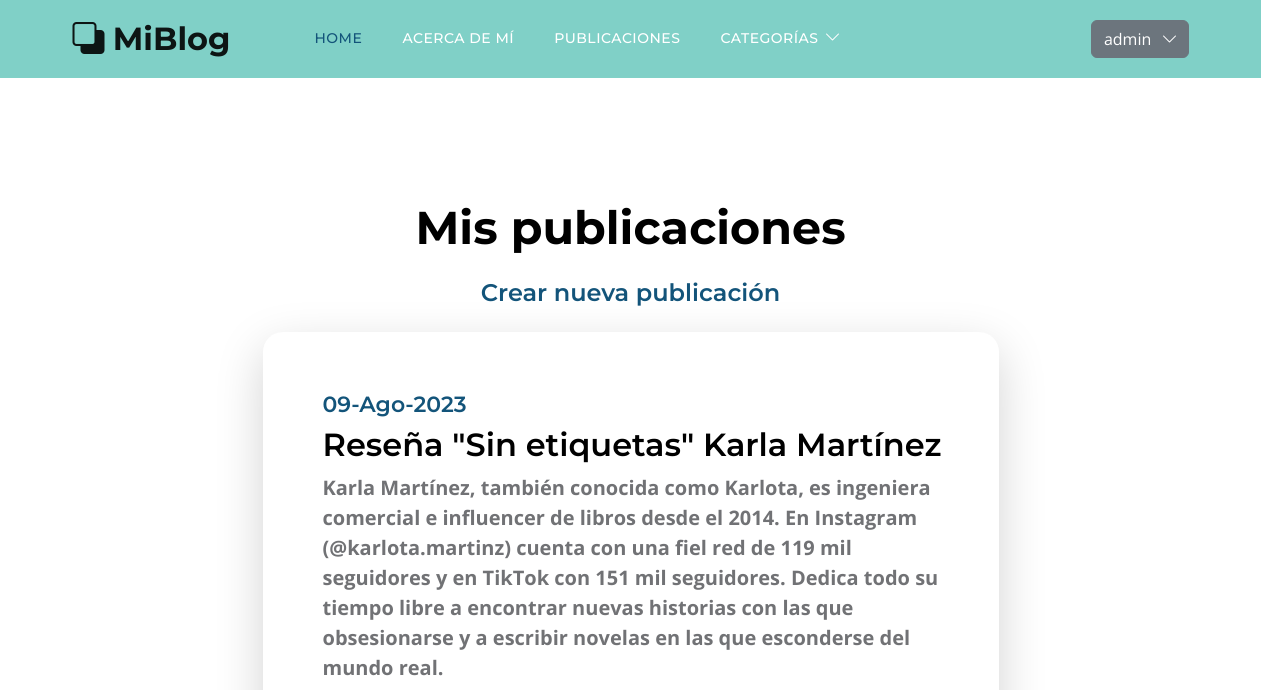
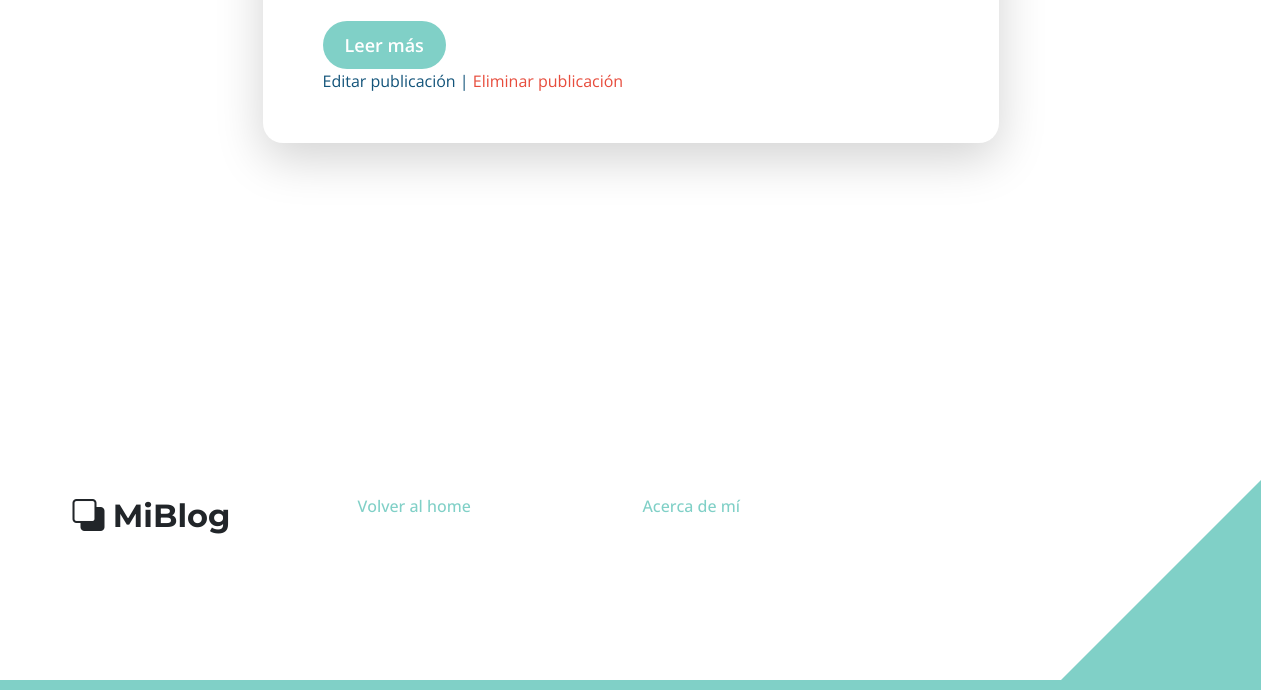
Page /perfiles/mis_publicaciones/ (signed in) on the earlier database version (2 pictures, top to bottom).
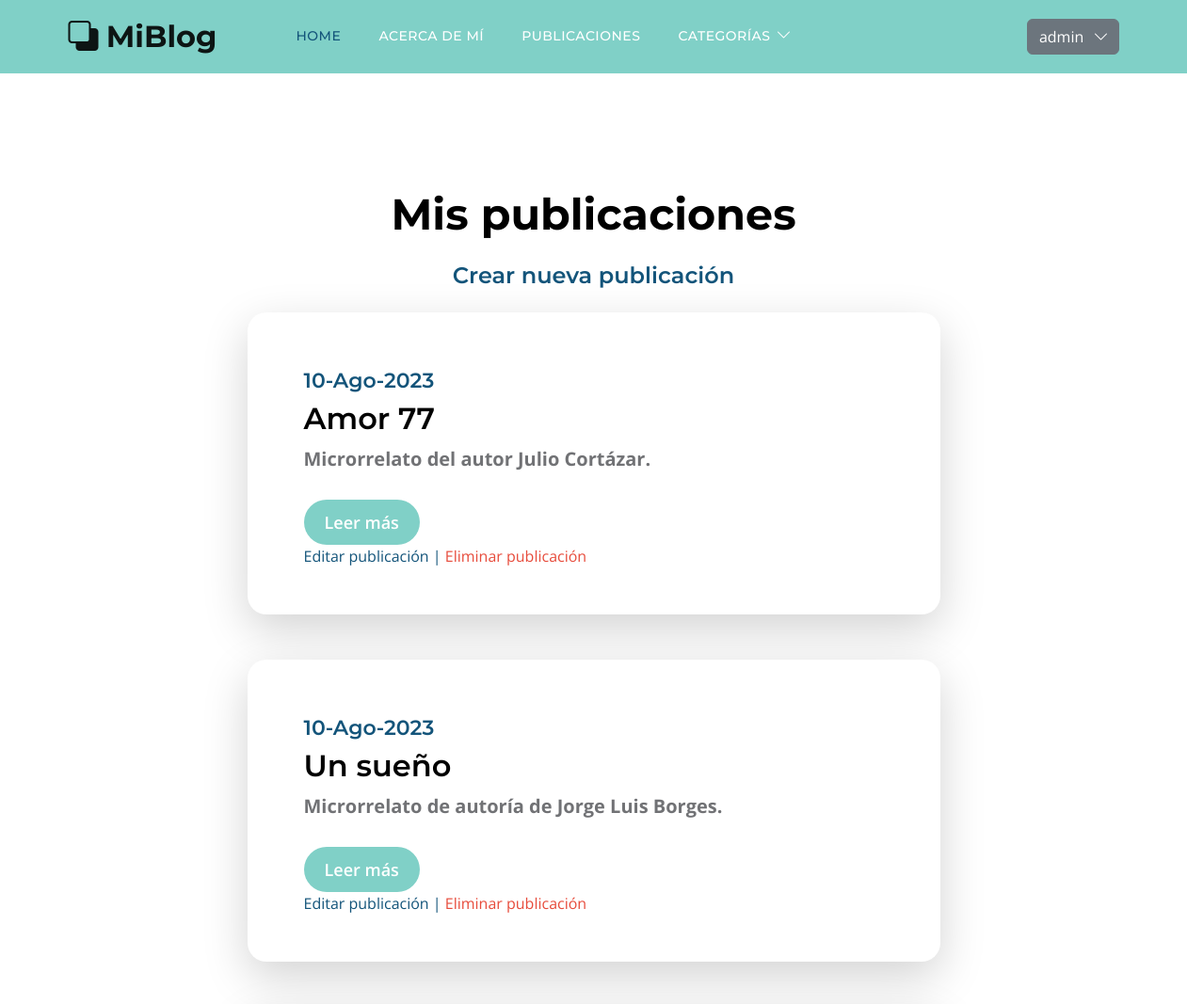
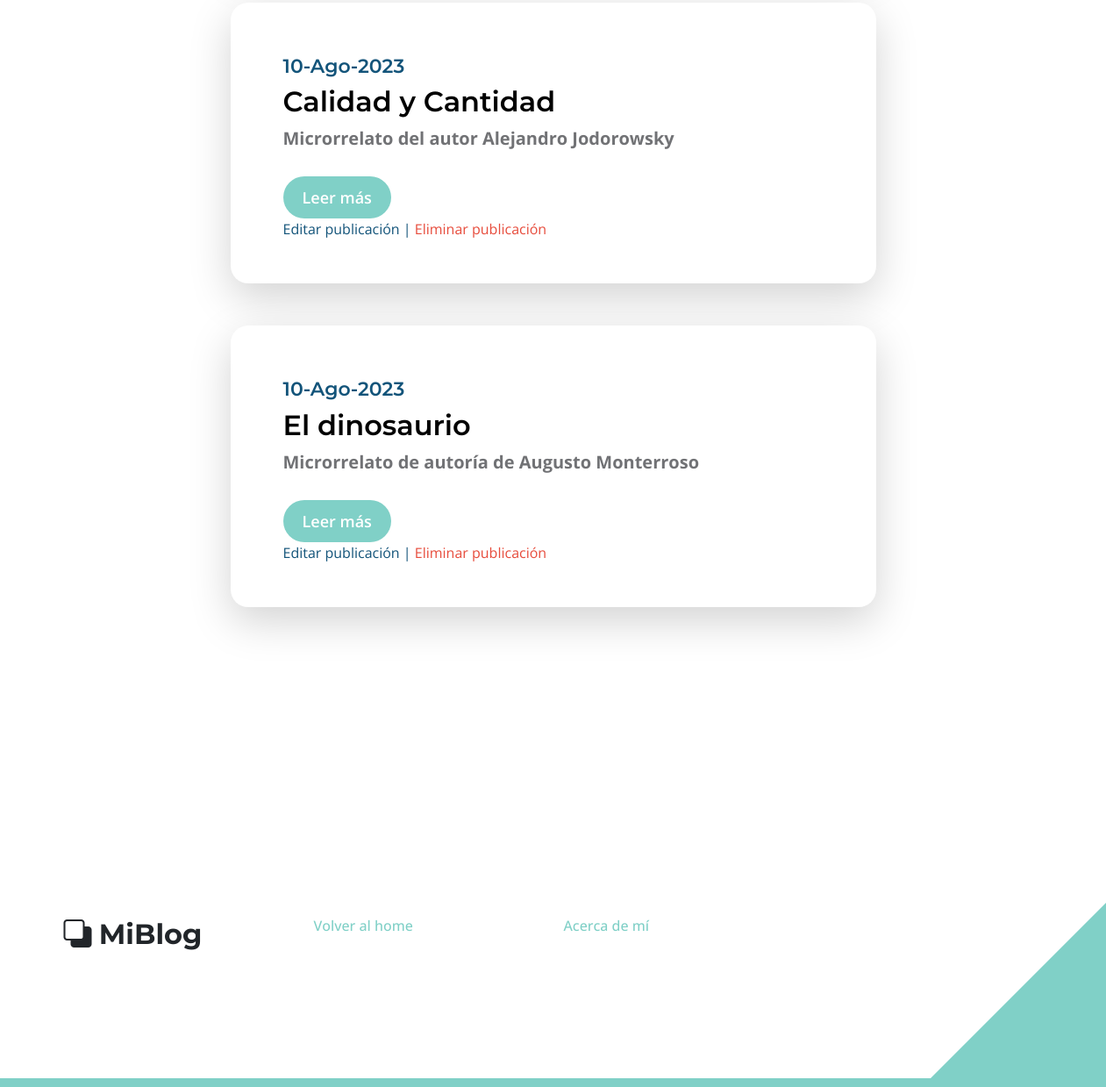
Same page on the later database version (2 pictures, top to bottom).
### blog/models.py (models this page shows, shortened)
class Post(models.Model):
    titulo = models.CharField(max_length=255)
    slug = models.SlugField(unique=True)
    subtitulo = models.TextField()
    cuerpo = models.TextField()
    autor = models.ForeignKey(settings.AUTH_USER_MODEL, on_delete=models.PROTECT)
    fecha = models.DateTimeField(auto_now_add=True)
    categoria = models.ManyToManyField('Categoria')
    class Meta:
        ordering = ('-fecha',)

### perfiles/views.py (the view)
# urls.py: path('mis_publicaciones/', views.user_posts, name='mis_publicaciones'),
@login_required
def user_posts(request):
    user = request.user
    posts = Post.objects.filter(autor=user)
    context = {'posts': posts}
    return render(request, 'perfiles/user_posts.html', context)

### perfiles/templates/perfiles/user_posts.html (shortened to what this page needs)
{% extends 'base.html' %}
{% block contenido %}
<section class="section-padding">
    <div class="container">
        <div class="row">
            <div class="col-lg-12 col-12 text-center">
                <h2 class="mb-4">Mis publicaciones</h2>
            </div>
            <div class="col-lg-12 col-12 text-center">
                <h5><a href="#">Crear nueva publicación</a></h5>
            </div>
            <div class="col-lg-8 col-12 mt-3 mx-auto">
                {% for post in posts %}
                    <div class="custom-block custom-block-topics-listing bg-white shadow-lg mb-5">
                        <div class="d-flex">
                            <div class="custom-block-topics-listing-info d-flex">
                                <div>
                                    <h6 class="subtitle is-4">{{ post.fecha|date:'d-M-Y' }}</h6>
                                    <h3 class="mb-2">{{ post.titulo }}</h3>
                                    <p class="mb-1"><strong>{{ post.subtitulo }}</strong></p>
                                    <a href="{% url 'blog:detalle' post.id %}" class="btn custom-btn mt-3 mt-lg-4">Leer más</a>
                                    <br>
                                    <a href="#">Editar publicación | </a>
                                    <a style="color:#E74C3C;" href="#">Eliminar publicación</a>
                                </div>
                            </div>
                        </div>
                    </div>
                {% empty %}
                    <li>No tienes publicaciones.</li>
                {% endfor %}
            </div>
        </div>
    </div>
</section>
{% endblock contenido %}

Differences in the rows shown:
removed Post: fecha "09-Ago-2023", titulo "Reseña \"Sin etiquetas\" Karla Martínez", subtitulo "Karla Martínez, también conocida como Karlota, es ingeniera comercial e influencer de libros desde el 2014. En Instagram (@karlota.martinz) cuenta con una fiel red de 119 mil seguidores y en TikTok con 151 mil seguidores. Dedica todo su tiempo libre a encontrar nuevas historias con las que obsesionarse y a escribir novelas en las que esconderse del mundo real."
added Post: fecha "10-Ago-2023", titulo "Amor 77", subtitulo "Microrrelato del autor Julio Cortázar."
added Post: fecha "10-Ago-2023", titulo "Un sueño", subtitulo "Microrrelato de autoría de Jorge Luis Borges."
added Post: fecha "10-Ago-2023", titulo "Calidad y Cantidad", subtitulo "Microrrelato del autor Alejandro Jodorowsky"
added Post: fecha "10-Ago-2023", titulo "El dinosaurio", subtitulo "Microrrelato de autoría de Augusto Monterroso"
